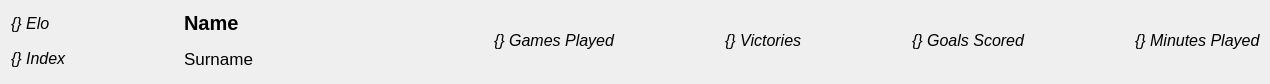
<?xml version="1.0" encoding="UTF-8"?>
<ui version="4.0">
 <class>Form</class>
 <widget class="QWidget" name="Form">
  <property name="geometry">
   <rect>
    <x>0</x>
    <y>0</y>
    <width>1270</width>
    <height>82</height>
   </rect>
  </property>
  <property name="windowTitle">
   <string>Form</string>
  </property>
  <property name="autoFillBackground">
   <bool>false</bool>
  </property>
  <layout class="QHBoxLayout" name="horizontalLayout">
   <property name="topMargin">
    <number>8</number>
   </property>
   <property name="rightMargin">
    <number>9</number>
   </property>
   <item>
    <layout class="QVBoxLayout" name="verticalLayout_3">
     <item>
      <widget class="QLabel" name="lblElo">
       <property name="font">
        <font>
         <pointsize>12</pointsize>
         <italic>true</italic>
        </font>
       </property>
       <property name="text">
        <string comment="Form">{} Elo </string>
       </property>
      </widget>
     </item>
     <item>
      <widget class="QLabel" name="lblRatio">
       <property name="font">
        <font>
         <pointsize>12</pointsize>
         <italic>true</italic>
        </font>
       </property>
       <property name="text">
        <string comment="Form">{} Index</string>
       </property>
      </widget>
     </item>
    </layout>
   </item>
   <item>
    <spacer name="horizontalSpacer">
     <property name="orientation">
      <enum>Qt::Horizontal</enum>
     </property>
     <property name="sizeType">
      <enum>QSizePolicy::Preferred</enum>
     </property>
     <property name="sizeHint" stdset="0">
      <size>
       <width>20</width>
       <height>20</height>
      </size>
     </property>
    </spacer>
   </item>
   <item>
    <widget class="QWidget" name="picHolder" native="true">
     <property name="minimumSize">
      <size>
       <width>65</width>
       <height>65</height>
      </size>
     </property>
     <property name="maximumSize">
      <size>
       <width>65</width>
       <height>65</height>
      </size>
     </property>
     <property name="styleSheet">
      <string notr="true">border-image: url(:/ui/img/placeholder_head.jpg);</string>
     </property>
    </widget>
   </item>
   <item>
    <spacer name="horizontalSpacer_2">
     <property name="orientation">
      <enum>Qt::Horizontal</enum>
     </property>
     <property name="sizeType">
      <enum>QSizePolicy::Preferred</enum>
     </property>
     <property name="sizeHint" stdset="0">
      <size>
       <width>20</width>
       <height>20</height>
      </size>
     </property>
    </spacer>
   </item>
   <item>
    <layout class="QVBoxLayout" name="verticalLayout">
     <item>
      <widget class="QLabel" name="lblLName">
       <property name="minimumSize">
        <size>
         <width>200</width>
         <height>0</height>
        </size>
       </property>
       <property name="maximumSize">
        <size>
         <width>200</width>
         <height>16777215</height>
        </size>
       </property>
       <property name="font">
        <font>
         <pointsize>15</pointsize>
         <weight>75</weight>
         <bold>true</bold>
        </font>
       </property>
       <property name="text">
        <string>Name</string>
       </property>
      </widget>
     </item>
     <item>
      <widget class="QLabel" name="lblFName">
       <property name="maximumSize">
        <size>
         <width>200</width>
         <height>16777215</height>
        </size>
       </property>
       <property name="font">
        <font>
         <pointsize>13</pointsize>
        </font>
       </property>
       <property name="text">
        <string>Surname</string>
       </property>
      </widget>
     </item>
    </layout>
   </item>
   <item>
    <spacer name="horizontalSpacer_8">
     <property name="orientation">
      <enum>Qt::Horizontal</enum>
     </property>
     <property name="sizeHint" stdset="0">
      <size>
       <width>40</width>
       <height>20</height>
      </size>
     </property>
    </spacer>
   </item>
   <item>
    <widget class="QLabel" name="lblGamesPlayed">
     <property name="font">
      <font>
       <pointsize>12</pointsize>
       <italic>true</italic>
      </font>
     </property>
     <property name="text">
      <string comment="Form">{} Games Played</string>
     </property>
    </widget>
   </item>
   <item>
    <spacer name="horizontalSpacer_5">
     <property name="orientation">
      <enum>Qt::Horizontal</enum>
     </property>
     <property name="sizeHint" stdset="0">
      <size>
       <width>40</width>
       <height>20</height>
      </size>
     </property>
    </spacer>
   </item>
   <item>
    <widget class="QLabel" name="lblVictories">
     <property name="font">
      <font>
       <pointsize>12</pointsize>
       <italic>true</italic>
      </font>
     </property>
     <property name="text">
      <string comment="Form">{} Victories</string>
     </property>
    </widget>
   </item>
   <item>
    <spacer name="horizontalSpacer_7">
     <property name="orientation">
      <enum>Qt::Horizontal</enum>
     </property>
     <property name="sizeHint" stdset="0">
      <size>
       <width>40</width>
       <height>20</height>
      </size>
     </property>
    </spacer>
   </item>
   <item>
    <widget class="QLabel" name="lblGoalsScored">
     <property name="font">
      <font>
       <pointsize>12</pointsize>
       <italic>true</italic>
      </font>
     </property>
     <property name="text">
      <string comment="Form">{} Goals Scored</string>
     </property>
    </widget>
   </item>
   <item>
    <spacer name="horizontalSpacer_4">
     <property name="orientation">
      <enum>Qt::Horizontal</enum>
     </property>
     <property name="sizeHint" stdset="0">
      <size>
       <width>40</width>
       <height>20</height>
      </size>
     </property>
    </spacer>
   </item>
   <item>
    <widget class="QLabel" name="lblMinutesPlayed">
     <property name="font">
      <font>
       <pointsize>12</pointsize>
       <italic>true</italic>
      </font>
     </property>
     <property name="text">
      <string comment="Form">{} Minutes Played</string>
     </property>
    </widget>
   </item>
  </layout>
 </widget>
 <resources>
  <include location="assets.qrc"/>
 </resources>
 <connections/>
</ui>
